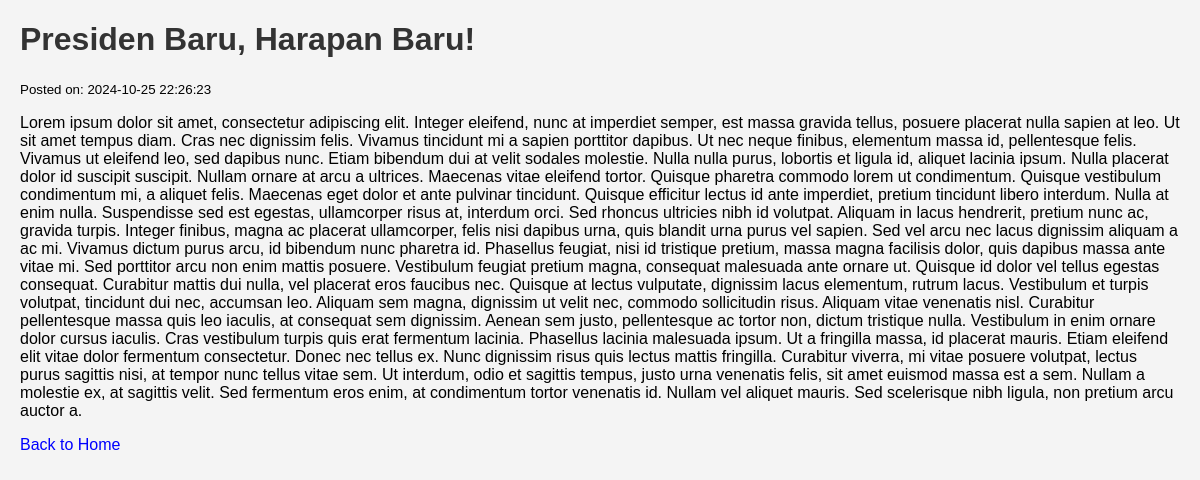
The app's page /view_news.php?id=1 with its own data.
### tables this page shows
CREATE TABLE `news` (
  `id` int NOT NULL,
  `title` varchar(255) NOT NULL,
  `content` text NOT NULL,
  `created_at` datetime DEFAULT CURRENT_TIMESTAMP
);

### view_news.php (the view, shortened to what this page needs)
<?php
include 'db_connect.php';
$id = $_GET['id'];
$sql = "SELECT * FROM news WHERE id = $id";
$result = $conn->query($sql);
$row = $result->fetch_assoc();
?>
<!DOCTYPE html>
<html lang="en">
<head>
    <link rel="stylesheet" href="style.css">
</head>
<body>
    <h1><?php echo $row["title"]; ?></h1>
    <p><small>Posted on: <?php echo $row["created_at"]; ?></small></p>
    <p><?php echo $row["content"]; ?></p>
    <a href="index.php">Back to Home</a>
</body>
</html>

### style.css (style rules this page uses)
body { font-family: Arial, sans-serif; margin: 20px; background-color: #f4f4f4; }
h1 { color: #333; }
a { text-decoration: none; color: blue; }

### records on screen
news: title "Presiden Baru, Harapan Baru!", created_at "2024-10-25 22:26:23", content "Lorem ipsum dolor sit amet, consectetur adipiscing elit. Integer eleifend, nunc at imperdiet semper, est massa gravida tellus, posuere placerat nulla sapien at leo. Ut sit amet tempus diam. Cras nec dignissim felis. Vivamus tincidunt mi a sapien porttitor dapibus. Ut nec neque finibus, elementum massa id, pellentesque felis. Vivamus ut eleifend leo, sed dapibus nunc. Etiam bibendum dui at velit sodales molestie. Nulla nulla purus, lobortis et ligula id, aliquet lacinia ipsum. Nulla placerat dolor id suscipit suscipit. Nullam ornare at arcu a ultrices. Maecenas vitae eleifend tortor. Quisque pharetra commodo lorem ut condimentum. Quisque vestibulum condimentum mi, a aliquet felis. Maecenas…"
